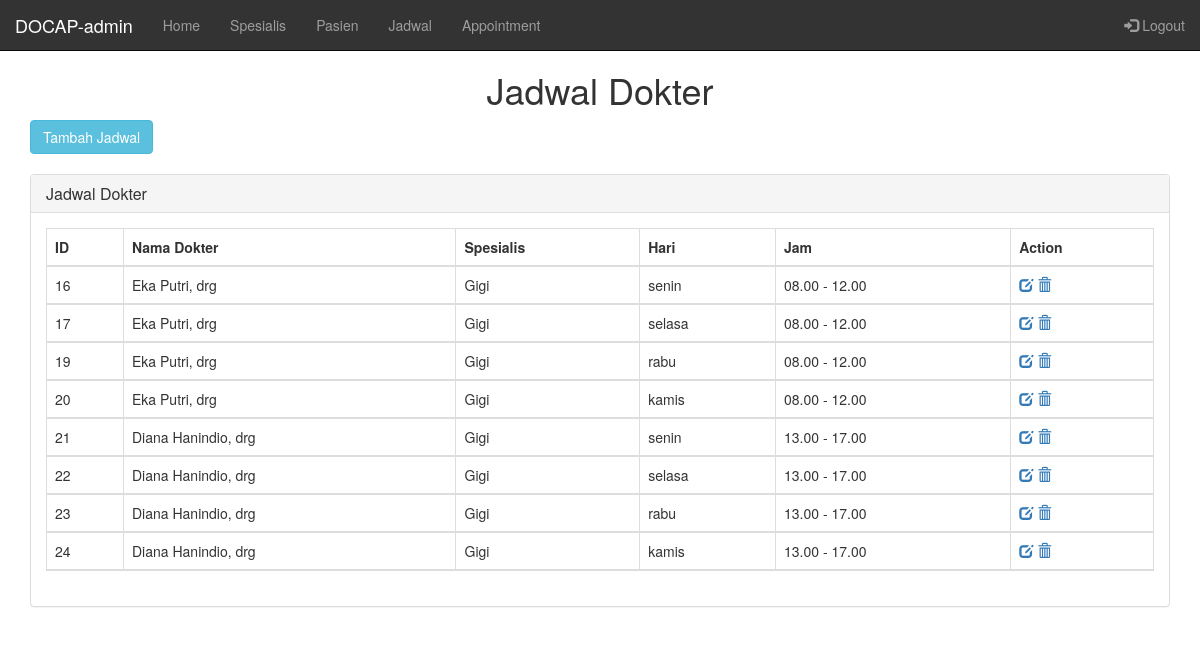
The app's page /index.php?controller=admin&action=showAllJadwalDoctor (signed in) with its own data.
### tables this page shows
CREATE TABLE `jadwal` (
  `id_jadwal` int(11) NOT NULL,
  `id_user` int(11) NOT NULL,
  `id_poli` int(11) NOT NULL,
  `hari` varchar(100) NOT NULL,
  `id_waktu` int(11) NOT NULL
);

CREATE TABLE `users` (
  `id_user` int(11) NOT NULL,
  `username` varchar(100) NOT NULL,
  `password` varchar(100) NOT NULL,
  `level` int(1) NOT NULL,
  `nama` varchar(250) NOT NULL,
  `alamat` varchar(255) NOT NULL,
  `no_ktp` varchar(16) NOT NULL
);

CREATE TABLE `poli` (
  `id_poli` int(11) NOT NULL,
  `nama_poli` varchar(255) NOT NULL
);

CREATE TABLE `waktu` (
  `id_waktu` int(11) NOT NULL,
  `waktu` varchar(255) NOT NULL
);

### controllers/c_admin.php (called while the page is built, shortened)
<?php
class AdminController{
      ?>
      <?php
  public function showAllJadwalDoctor()
  {
    $posts = Admin::showAllJadwalDoctor();
    require_once("views/pages/adminJadwalDoctor.php");
  }
}
?>

### routes.php (called while the page is built, shortened)
<?php
function call($controller, $action){
  switch ($controller) {
    case 'admin':
    $controller=new AdminController();
    require_once('models/m_admin.php');
    break;
  }
  $controller ->{ $action }();
}
call($controller,$action);
?>

### index.php (called while the page is built, shortened)
<?php
require_once('views/layout.php');
 ?>

### models/m_admin.php (called while the page is built, shortened)
<?php
class Admin{
public static function showAllJadwalDoctor(){
  $list=[];
  $db = DB::getInstance();
  $req = $db->query("SELECT j.id_jadwal, u.nama, p.nama_poli, j.hari, w.waktu  FROM jadwal j join users u on j.id_user=u.id_user join poli p on j.id_poli=p.id_poli join waktu w on j.id_waktu=w.id_waktu");
  foreach ($req->fetchAll() as $post) {
    $list[] = array(
      'id_jadwal' => $post['id_jadwal'],
      'nama' => $post['nama'],
      'nama_poli' => $post['nama_poli'],
      'hari' => $post['hari'],
      'waktu' => $post['waktu']
  );
  }
  return $list;
}
}
?>

### views/pages/adminJadwalDoctor.php (the view, shortened to what this page needs)
<?php require_once('views/layoutAdmin.php') ?>
<!DOCTYPE html>
<html>
  <head>
  </head>
  <body class="padding-about">
    <h1 align="center">Jadwal Dokter</h1>
    <div class="container">
      <a href="?controller=admin&action=addJadwalDoctor"><button type="button" class="btn btn-info">Tambah Jadwal</button></a>
      <br><br>
      <div class="row">
        <div class="col-lg-12">
          <div class="panel panel-default">
            <div class="panel-heading">
              <h3 class="panel-title"><i class="fa fa-money fa-fw"></i> Jadwal Dokter</h3>
            </div>
            <div class="panel-body">
              <div class="table-responsive">
                <table class="table table-bordered table-hover table-striped">
                  <thead>
                    <tr>
                      <th>ID</th>
                      <th>Nama Dokter</th>
                      <th>Spesialis</th>
                      <th>Hari</th>
                      <th>Jam</th>
                      <th>Action</th>
                      <?php foreach ($posts as $post) { ?>
                        <tr>
                          <td><?php echo $post['id_jadwal']  ?></td>
                          <td><?php echo $post['nama'] ?></td>
                          <td><?php echo $post['nama_poli'] ?></td>
                          <td><?php echo $post['hari']  ?></td>
                          <td><?php echo $post['waktu']  ?></td>
                          <td>
                            <a href="?controller=admin&action=editJadwalDoctor&id=<?php echo $post['id_jadwal'] ?>"><span class="glyphicon glyphicon-edit"></span></a>
                            <a href="?controller=admin&action=deleteJadwalDoctor&id=<?php echo $post['id_jadwal'] ?>"><span class="glyphicon glyphicon-trash"></span></a>
                          </td>
                        </tr><?php } ?>
                    </tr>
                  </thead>
                </table>
              </div>
            </div>
          </div>
        </div>
      </div>
    </div>
  </body>
</html>

### resources/mycss/my.css (style rules this page uses)
.padding-about { padding:50px 0px; }

### records on screen
jadwal: id_jadwal "16", id_user.nama "Eka Putri, drg", id_poli.nama_poli "Gigi", hari "senin", id_waktu.waktu "08.00 - 12.00"
jadwal: id_jadwal "17", id_user.nama "Eka Putri, drg", id_poli.nama_poli "Gigi", hari "selasa", id_waktu.waktu "08.00 - 12.00"
jadwal: id_jadwal "19", id_user.nama "Eka Putri, drg", id_poli.nama_poli "Gigi", hari "rabu", id_waktu.waktu "08.00 - 12.00"
jadwal: id_jadwal "20", id_user.nama "Eka Putri, drg", id_poli.nama_poli "Gigi", hari "kamis", id_waktu.waktu "08.00 - 12.00"
jadwal: id_jadwal "21", id_user.nama "Diana Hanindio, drg", id_poli.nama_poli "Gigi", hari "senin", id_waktu.waktu "13.00 - 17.00"
jadwal: id_jadwal "22", id_user.nama "Diana Hanindio, drg", id_poli.nama_poli "Gigi", hari "selasa", id_waktu.waktu "13.00 - 17.00"
jadwal: id_jadwal "23", id_user.nama "Diana Hanindio, drg", id_poli.nama_poli "Gigi", hari "rabu", id_waktu.waktu "13.00 - 17.00"
jadwal: id_jadwal "24", id_user.nama "Diana Hanindio, drg", id_poli.nama_poli "Gigi", hari "kamis", id_waktu.waktu "13.00 - 17.00"

### other values on screen
$_SESSION['username'] "admin"
